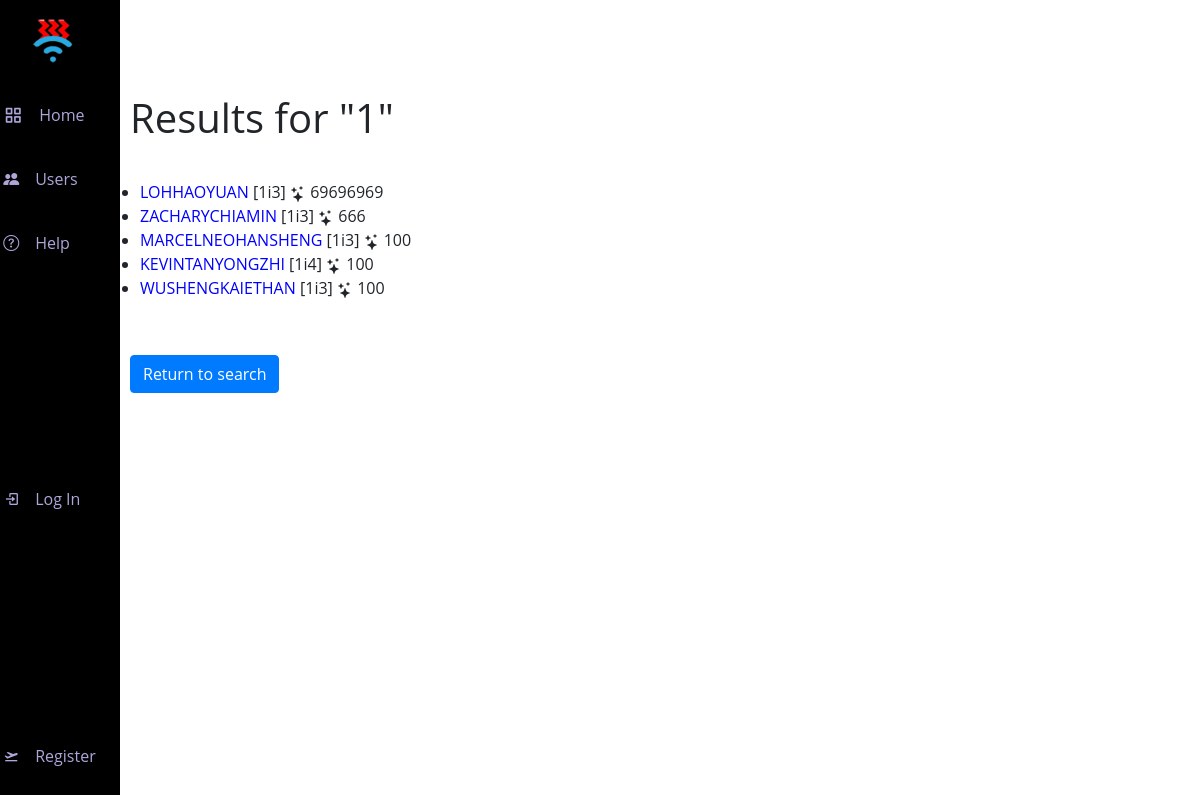
Screenshot of /search with the database file from the repository.
### ourapp/models.py (models this page shows)
class User(AbstractUser):
    hciclass = models.CharField(max_length=3, null=False, blank=False)
    consortium = models.CharField(max_length=8, null=True, blank=True)
    bio = models.TextField(max_length=500, null=True, blank=True)
    reputation = models.IntegerField(null=False, blank=False, default=100)
    email = models.EmailField(null=False, max_length=26, blank=False)
    reputation_multiplier = models.IntegerField(default = 1)
    darkModeOn = models.BooleanField(default=True)
    name_colour = models.CharField(max_length=7, default="#000000")
    banned = models.BooleanField(default=False)

### ourapp/views.py (the view)
# urls.py: path("search", views.search, name="search"),
def search(request):
    query = str(request.GET.get('q', 1))
    query.strip()
    searchq = query.replace(' ', '')
    search_filter = str(request.GET.get('filter', 1))
    if search_filter == "filter_username":
        searchq = searchq.upper()
        try:
            h = User.objects.get(username=searchq)
            return HttpResponseRedirect(reverse("profile", kwargs={"username":searchq}))
        except:
            data = User.objects.all()
            user_list = []
            for user in data:
                if searchq in user.username:
                    user_list.append(user)
            return render(request, "ourapp/user_search_results.html", {
                "data": user_list,
                "searchq" : query
            })
    else:
        data = User.objects.filter(hciclass__contains=searchq)
        return render(request, "ourapp/user_search_results.html", {
            "data": data,
            "searchq": query
        })

### ourapp/templates/ourapp/user_search_results.html (shortened to what this page needs)
{% extends "ourapp/layout.html" %}
{% block body %}
    <h1 class="needspad">Results for "{{searchq}}"</h1>
    <ul>
        {% for user in data %}
            <li>
                <a href="{% url 'profile' user %}">{{user.username}}</a>
                <span>
                    [{{user.hciclass}}]
                    {{user.reputation}}
                </span>
            </li>
        {% endfor %}
    </ul>
    <h1 class="needspad"><a class="btn btn-primary" href="{% url 'users'%}">Return to search</a></h1>
{% endblock %}

### ourapp/static/ourapp/styles.css (style rules this page uses)
body { font-family: 'Open Sans', sans-serif; background-color: #EAECEF }
.needspad { padding:30px; }
a { color:black; }

### ourapp/templates/ourapp/layout.html (style rules this page uses)
body { font-family: 'Open Sans', sans-serif; background-color: white; padding-left: 100px; position: relative; margin: var(--header-height) 0 0 0; padding: 0 1rem; font-size: var(--normal-font-size); transition: .5s; }
a { color: blue; text-decoration: none; }
.needspad { padding: 30px; }
:root { --header-height: 3rem; --nav-width: 68px; --first-color: #000000; --first-color-light: #AFA5D9; --white-color: #F7F6FB; --body-font: 'Nunito', sans-serif; --normal-font-size: 1rem; --z-fixed: 100; }
@media screen and (min-width: 768px) { body { margin: calc(var(--header-height) + 1rem) 0 0 0; padding-left: calc(var(--nav-width) + 2rem); } }

### rows the page displays
User: username "LOHHAOYUAN", hciclass "1i3", reputation "69696969"
User: username "ZACHARYCHIAMIN", hciclass "1i3", reputation "666"
User: username "MARCELNEOHANSHENG", hciclass "1i3", reputation "100"
User: username "KEVINTANYONGZHI", hciclass "1i4", reputation "100"
User: username "WUSHENGKAIETHAN", hciclass "1i3", reputation "100"

### other values shown
{{ searchq }} "1"
